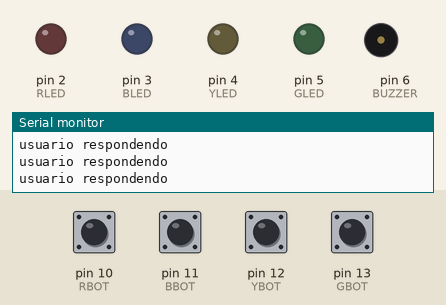
Recording of a sketch running on a simulated Arduino Uno, built with avr-gcc and run on an emulated ATmega328P. On the bench: output pins drawn as LEDs (lit = HIGH), buzzer (waves = sounding), the last lines printed to the serial monitor. Inputs (shaded band) come from the test bench; at power-on: pin 10 (RBOT), pin 11 (BBOT), pin 12 (YBOT), pin 13 (GBOT) HIGH. Random numbers use the default seed unless the sketch sets one.

Above: at 3.8 s.
3.9 s: pin 11 (BBOT) pulled LOW for 0.65 s
At 4.8 s:
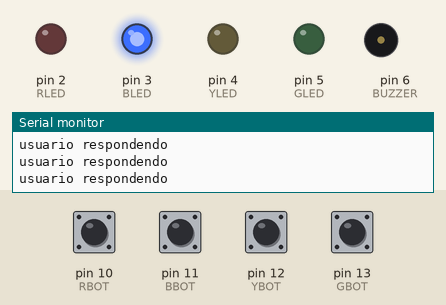
At 7.8 s:
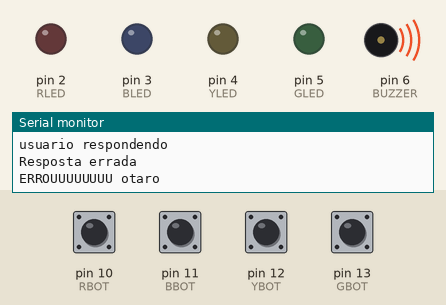
Timing chart, 0 to 13.7 s (numbered marks = the images above; inputs shaded):
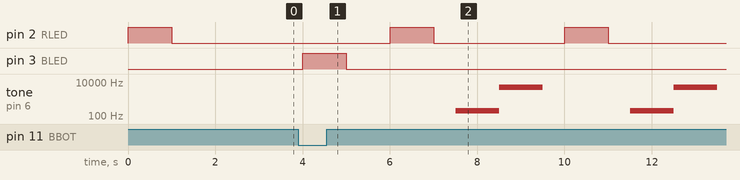

Measured:
- after the input at 3.9 s, pin 2 (RLED): alternates HIGH for 1.0 s and LOW for 3.0 s, starting after 2.1 s; pin 3 (BLED): LOW → HIGH after 0.10 s, → LOW 1.0 s later; tone on pin 6 (BUZZER): plays 200 Hz for 1.0 s, 5000 Hz for 1.0 s, 200 Hz for 1.0 s, 5000 Hz for 1.0 s, starting after 3.6 s

The sketch:

genius_game.ino
```cpp
/************************\
**     GENIUS GAME      **
*                        *
** Made by Lucas Canejo **
\************************/

//Adiciona biblioteca para EEPROM
#include <EEPROM.h>

//defines das portas
#define RLED 2
#define RBOT 10
#define BLED 3
#define BBOT 11
#define YLED 4
#define YBOT 12
#define GLED 5
#define GBOT 13
#define BUZZER 6


//quantidade de cores a serem piscadas
#define QTD 10

//Enumeração de estados possiveis do jogo
enum Estados{
  PRONTO_PARA_PROX_RODADA,
  USUARIO_RESPONDENDO,
  JOGO_FINALIZADO_SUCESSO,
  JOGO_FINALIZADO_FALHA
};

//Variavel com a quantidade de pontos da jogada
int pontos = 0;

//Variavel que salva o recorde
int recorde = 0;

// Vetor que define a sequencia de leds
int sequencia[QTD];

// Variavel do numero da rodada
int rodada = 0;

// Variavel que conta quantos leds foram respondidos na rodada
int leds_respondidos = 0;

//Roda uma vez ao programa iniciar
void setup() {
  Serial.begin(9600);
  defPortas();
  inicia();
  //limpa();
  carregaRecorde();
  Serial.print("Recorde atual: ");
  Serial.println(recorde);
}


//Roda varias vezes durante o programa
void loop() {
  switch(estadoAtual()){
    case PRONTO_PARA_PROX_RODADA:
      Serial.println("pronto para proxima rodada");
      preparaNovaRodada();
      break;
    case USUARIO_RESPONDENDO:
      Serial.println("usuario respondendo");
      processaResposta();
      break;
    case JOGO_FINALIZADO_SUCESSO:
      sucesso();
      break;
    case JOGO_FINALIZADO_FALHA:
      falha();
      break;
  }
  checaRecorde();
  delay(500);
}

// Função para tocar os leds em sequencia
void tocaLeds(){
  for(int i = 0; i < rodada; i++){
    piscaLed(sequencia[i]);
  }
}


// Função que prepara uma nova rodada para ser jogada
void preparaNovaRodada(){
  rodada++;
  if(rodada <= QTD){
  tocaLeds();
  }
  leds_respondidos = 0;
}

// Função que processa a reposta do usuario
void processaResposta(){
    int resposta = checkresposta();
    if(resposta == -1){
      return;
    }
    if(resposta == sequencia[leds_respondidos]){
    leds_respondidos++;
    pontos++;
    }else{
      Serial.println("Resposta errada");
      rodada = QTD + 2;
    }
}

//Computa estado atual
int estadoAtual(){
  if(rodada <= QTD){
    if(leds_respondidos == rodada){
     return PRONTO_PARA_PROX_RODADA;
    }else{
      return USUARIO_RESPONDENDO;
    }
  }else if(rodada == QTD+1){
    return JOGO_FINALIZADO_SUCESSO;
  }else{
    return JOGO_FINALIZADO_FALHA;
  }
}

//Função que dita a sequencia do jogo
void inicia(){
  int jogo = analogRead(0);
  randomSeed(jogo);
  for(int i = 0; i < QTD; i++){
    sequencia[i] = sorteio();
  }
}

//Função para limpar a memoria do EEPROM, porém ainda falta algumas alteracoes nela
void limpa(){
  for (int i = 0 ; i < EEPROM.length() ; i++) {
    EEPROM.write(i, 0);
  }
}

//Função que carrega o recorde da memoria
void carregaRecorde(){
  recorde = EEPROM.read(0);
}


//Função que checa o recorde e confere se voce bateu o recorde atual
void checaRecorde(){
  if(pontos > recorde){
    recorde = pontos;
    EEPROM.write(0,recorde);
  }
}

//Função que retorna os leds que irão piscar por sorteio
int sorteio(){
  return random(RLED, GLED + 1); // 2 a 5
}

//função que define as portas digitais
void defPortas(){
  pinMode(RLED,OUTPUT);
  pinMode(RBOT,INPUT_PULLUP);
  pinMode(BLED,OUTPUT);
  pinMode(BBOT,INPUT_PULLUP);
  pinMode(YLED,OUTPUT);
  pinMode(YBOT,INPUT_PULLUP);
  pinMode(GLED,OUTPUT);
  pinMode(GBOT,INPUT_PULLUP);
  pinMode(BUZZER,OUTPUT);
}


// Função que checa cada botão e retorna o estado do mesmo
int checkresposta(){
  if(digitalRead(RBOT) == LOW)
  {
    return piscaLed(RLED);
  }
  if(digitalRead(BBOT) == LOW)
  {
    return piscaLed(BLED);
  }
  if(digitalRead(YBOT) == LOW)
  {
    return piscaLed(YLED);
  }
  if(digitalRead(GBOT) == LOW)
  {
    return piscaLed(GLED);
  }

  return -1;
}

// Função que faz todas leds piscarem juntos e depois apagarem em caso de sucesso do jogador
void sucesso(){
  digitalWrite(BLED,HIGH);
  digitalWrite(RLED,HIGH);
  digitalWrite(YLED,HIGH);
  digitalWrite(GLED,HIGH);
  tone(BUZZER,300);
  delay(2000);
  noTone(BUZZER);
  digitalWrite(BLED,LOW);
  digitalWrite(RLED,LOW);
  digitalWrite(YLED,LOW);
  digitalWrite(GLED,LOW);
  delay(500);
  Serial.print(pontos);
  Serial.print(" pontos\n");
}

// Pisca o led vermelho e toca o buzzer quando o jogador falhar
void falha(){
  Serial.println("ERROUUUUUUUU otaro");
  piscaLed(RLED);
  tone(BUZZER,200);
  delay(1000);
  noTone(BUZZER);
  tone(BUZZER,5000);
  delay(1000);
  noTone(BUZZER);
  Serial.print(recorde);
  Serial.print("\n");
  Serial.print(pontos);
  Serial.print(" pontos\n");
}

// Pisca qualquer led escolhido
int piscaLed(int Led){
  digitalWrite(Led,HIGH);
  delay(1000);
  digitalWrite(Led,LOW);
  delay(500);
  return Led;
}
```
